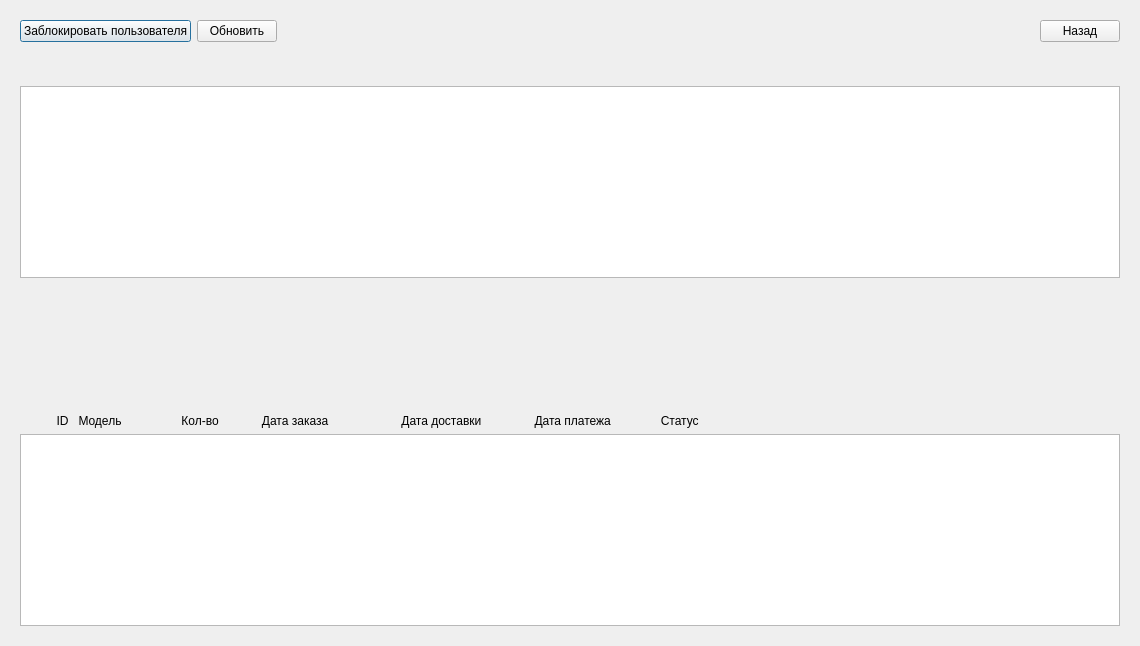
<?xml version="1.0" encoding="UTF-8"?>
<ui version="4.0">
 <class>ClientProfile</class>
 <widget class="QDialog" name="ClientProfile">
  <property name="geometry">
   <rect>
    <x>0</x>
    <y>0</y>
    <width>1140</width>
    <height>646</height>
   </rect>
  </property>
  <property name="windowTitle">
   <string>Dialog</string>
  </property>
  <layout class="QVBoxLayout" name="verticalLayout_2">
   <item>
    <widget class="QWidget" name="widget" native="true">
     <layout class="QHBoxLayout" name="horizontalLayout">
      <item>
       <widget class="QPushButton" name="banBtn">
        <property name="text">
         <string>Заблокировать пользователя</string>
        </property>
       </widget>
      </item>
      <item>
       <widget class="QPushButton" name="refreshBtn">
        <property name="text">
         <string>Обновить</string>
        </property>
       </widget>
      </item>
      <item>
       <spacer name="horizontalSpacer">
        <property name="orientation">
         <enum>Qt::Horizontal</enum>
        </property>
        <property name="sizeHint" stdset="0">
         <size>
          <width>40</width>
          <height>20</height>
         </size>
        </property>
       </spacer>
      </item>
      <item>
       <widget class="QPushButton" name="backBtn">
        <property name="text">
         <string>Назад</string>
        </property>
       </widget>
      </item>
     </layout>
    </widget>
   </item>
   <item>
    <widget class="QWidget" name="widget_2" native="true">
     <layout class="QVBoxLayout" name="verticalLayout">
      <item>
       <widget class="QLabel" name="clientInfoLb">
        <property name="text">
         <string/>
        </property>
       </widget>
      </item>
      <item>
       <widget class="QTextBrowser" name="clientInfo"/>
      </item>
      <item>
       <spacer name="verticalSpacer">
        <property name="orientation">
         <enum>Qt::Vertical</enum>
        </property>
        <property name="sizeHint" stdset="0">
         <size>
          <width>20</width>
          <height>40</height>
         </size>
        </property>
       </spacer>
      </item>
      <item>
       <widget class="QLabel" name="clientOrdersLb">
        <property name="text">
         <string/>
        </property>
       </widget>
      </item>
      <item>
       <widget class="QLabel" name="label">
        <property name="text">
         <string>           ID   Mодель                  Кол-во             Дата заказа                      Дата доставки                Дата платежа               Статус</string>
        </property>
       </widget>
      </item>
      <item>
       <widget class="QListWidget" name="clientOrders"/>
      </item>
     </layout>
    </widget>
   </item>
  </layout>
 </widget>
 <resources/>
 <connections/>
</ui>
